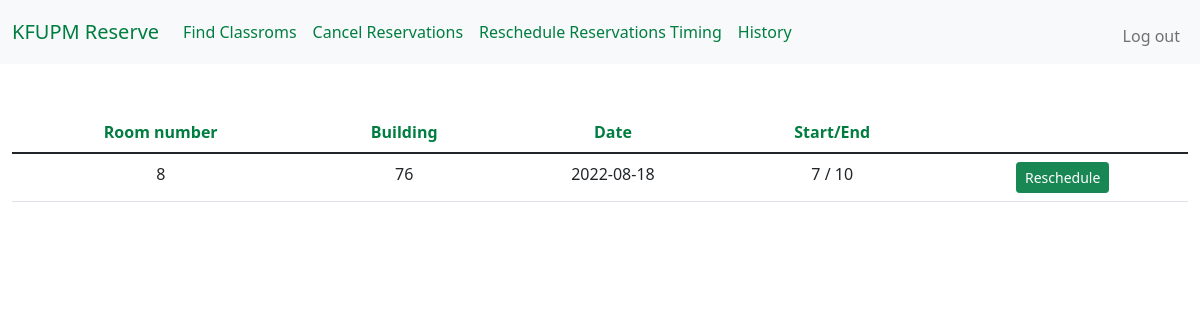
The app's page /reschedule (signed in) with its own data.
### tables this page shows
CREATE TABLE rooms( number INTEGER NOT NULL, building INTEGER NOT NULL, user_id INTEGER NOT NULL,
start INTEGER NOT NULL, end INTEGER NOT NULL, date TEXT NOT NULL, resId INTEGER PRIMARY KEY AUTOINCREMENT NOT NULL, change INTEGER NOT NULL);

### app.py (the view)
@app.route("/reschedule")
@login_required
def reschedule():
    (hour,Date) = dateTime()
    id = session["user_id"]
    potentials = db.execute("SELECT * FROM potentials WHERE user_id = ?;", id)
    information = db.execute("SELECT * FROM rooms WHERE user_id = ?;", id)
    manage(information, potentials)
    for info in information:
        start = info["start"]
        end = info["end"]
        resDate = info["date"].split("-")
        for i in range(len(resDate)):
            resDate[i] = int(resDate[i])
        var = start
        if hour[0] > var and resDate[0] == Date[2] and resDate[2] == Date[1] and hour[2] == "PM":
            db.execute("DELETE FROM rooms WHERE user_id = ? AND start = ? AND end = ? AND number = ? AND date = ? AND building = ?;"
                    , id, start, info["end"], info["number"], info["date"], info["building"])
            information.remove(info)
    return render_template("reschedule.html", information = information)

### app.py (called while the page is built)
@app.after_request
def after_request(response):
    response.headers["Cache-Control"] = "no-cache, no-store, must-revalidate"
    response.headers["Expires"] = 0
    response.headers["Pragma"] = "no-cache"
    return response

def manage(information,potentials):
    for info in information:
        start = info["start"]
        end = info["end"]
        for i in potentials:
            if i["start"] == start and i["end"] == end:
                info["change"] = 0
                db.execute("DELETE FROM potentials WHERE start = ? AND end = ?;", i["start"], i["end"])

def dateTime():
    Date = datetime.now().strftime("%Y-%M-%D").split("-")[2].split("/")
    Date[2] = date.today().year
    for i in range(2):
        Date[i] = int(Date[i])
    hour =  datetime.now().strftime("%I-%M-%p").split("-")
    hour[0] = int(hour[0]) + 3
    hour[1] = int(hour[1])
    return hour,Date

### helpers.py (called while the page is built)
def login_required(f):
    @wraps(f)
    def decorated_function(*args, **kwargs):
        if session.get("user_id") is None:
            return redirect("/login")
        return f(*args, **kwargs)
    return decorated_function

### templates/reschedule.html (shortened to what this page needs)
{% extends "layout.html" %}
{% block main %}
    <div class="table-responsive-md">
        <table class="table">
            <tr>
                <th scope="col" style="color: #007d40;">Room number</th>
                <th scope="col" style="color: #007d40;">Building</th>
                <th scope="col" style="color: #007d40;">Date</th>
                <th scope="col" style="color: #007d40;">Start/End</th>
                <th scope="col" style="color: #007d40;"></th>
            </tr>
            <tbody>
                {% for info in information %}
                        <tr scope="row">
                            <td >
                                {{info.number}}
                            </td>
                            <td >
                                {{info.building}}
                            </td>
                            <td>
                                {{info.date}}
                            </td>
                            <td>
                                {{info.start}} / {{info.end}}
                            </td>
                            <td>
                                <form action="/change" method="post">
                                     <input type="submit" value="Reschedule" class="btn btn-success btn-sm">
                                </form>
                            </td>
                        </tr>
                {% endfor %}
            </tbody>
        </table>
    </div>
{% endblock %}

### static/styles.css (style rules this page uses)
th { color: #007d40; }

### records on screen
rooms: number "8", building "76", date "2022-08-18", start "7", end "10"
